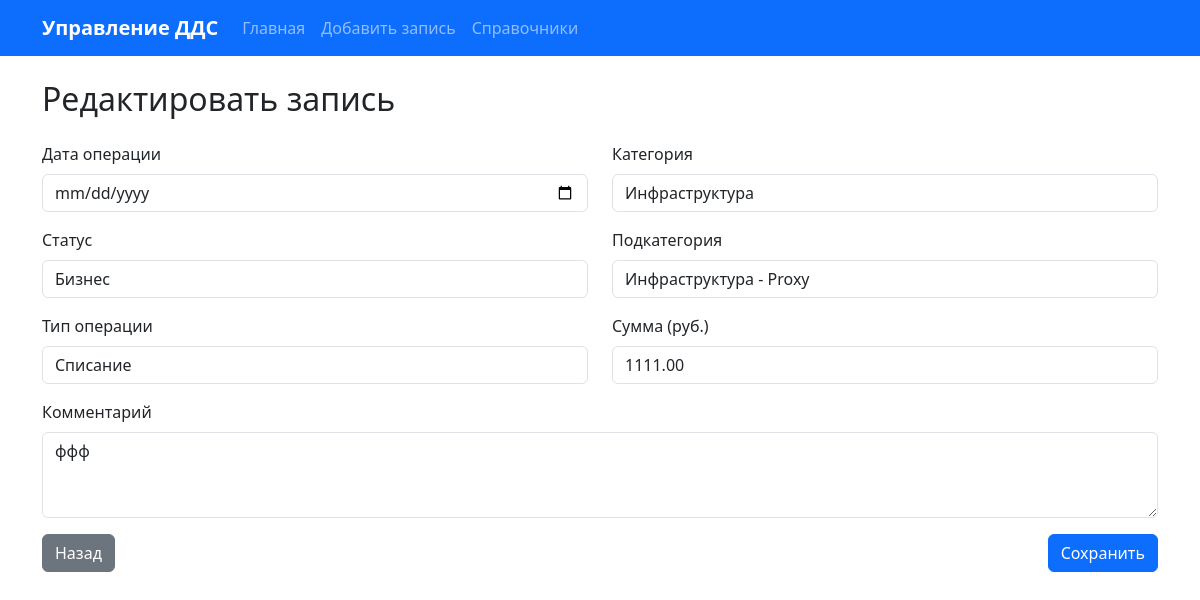
Page /edit/1/ on the committed database.
### cash_flow_app/models.py (models this page shows, shortened)
class CashFlowRecord(models.Model):
    date = models.DateField(verbose_name="Дата операции")
    status = models.ForeignKey(Status, on_delete=models.PROTECT, verbose_name="Статус")
    type = models.ForeignKey(Type, on_delete=models.PROTECT, verbose_name="Тип операции")
    category = models.ForeignKey(Category, on_delete=models.PROTECT, verbose_name="Категория")
    subcategory = models.ForeignKey(SubCategory, on_delete=models.PROTECT, verbose_name="Подкатегория")
    amount = models.DecimalField(max_digits=12, decimal_places=2, verbose_name="Сумма")
    comment = models.TextField(blank=True, null=True, verbose_name="Комментарий")
    created_at = models.DateTimeField(auto_now_add=True, verbose_name="Дата создания")
    updated_at = models.DateTimeField(auto_now=True, verbose_name="Дата обновления")
    class Meta:
        verbose_name = "Запись о движении средств"
        verbose_name_plural = "Записи о движении средств"
        ordering = ['-date']

### cash_flow_app/views.py (the view)
# urls.py: path('edit/<int:pk>/', views.edit_record, name='edit_record'),
def edit_record(request, pk):
    record = get_object_or_404(CashFlowRecord, pk=pk)
    if request.method == 'POST':
        form = CashFlowForm(request.POST, instance=record)
        if form.is_valid():
            form.save()
            return redirect('index')
    else:
        form = CashFlowForm(instance=record)
    return render(request, 'cash_flow_app/record_form.html', {'form': form, 'title': 'Редактировать запись'})

### cash_flow_app/models.py (called while the page is built)
    def __str__(self):
        return self.name

    def __str__(self):
        return self.name

    def __str__(self):
        return self.name

    def __str__(self):
        return f"{self.category} - {self.name}"

### cash_flow_app/templates/cash_flow_app/record_form.html (shortened to what this page needs)
{% extends 'cash_flow_app/base.html' %}
{% block content %}
<h2 class="mb-4">{{ title }}</h2>
<form method="post" novalidate>
    <div class="row">
        <div class="col-md-6">
            <div class="mb-3">
                <label for="{{ form.date.id_for_label }}" class="form-label">{{ form.date.label }}</label>
                {{ form.date }}
            </div>
            <div class="mb-3">
                <label for="{{ form.status.id_for_label }}" class="form-label">{{ form.status.label }}</label>
                {{ form.status }}
            </div>
            <div class="mb-3">
                <label for="{{ form.type.id_for_label }}" class="form-label">{{ form.type.label }}</label>
                {{ form.type }}
            </div>
        </div>
        <div class="col-md-6">
            <div class="mb-3">
                <label for="{{ form.category.id_for_label }}" class="form-label">{{ form.category.label }}</label>
                {{ form.category }}
            </div>
            <div class="mb-3">
                <label for="{{ form.subcategory.id_for_label }}" class="form-label">{{ form.subcategory.label }}</label>
                {{ form.subcategory }}
            </div>
            <div class="mb-3">
                <label for="{{ form.amount.id_for_label }}" class="form-label">{{ form.amount.label }}</label>
                {{ form.amount }}
            </div>
        </div>
    </div>
    <div class="row">
        <div class="col-12">
            <div class="mb-3">
                <label for="{{ form.comment.id_for_label }}" class="form-label">{{ form.comment.label }}</label>
                {{ form.comment }}
            </div>
        </div>
    </div>
    <div class="d-flex justify-content-between">
        <a href="{% url 'index' %}" class="btn btn-secondary">Назад</a>
        <button type="submit" class="btn btn-primary">Сохранить</button>
    </div>
</form>
{% endblock %}

### rows in the picture
CashFlowRecord: status "Бизнес", type "Списание", category "Инфраструктура", subcategory "Инфраструктура - Proxy", amount "1111.00", comment "ффф"

### other values in the picture
{{ title }} "Редактировать запись"
